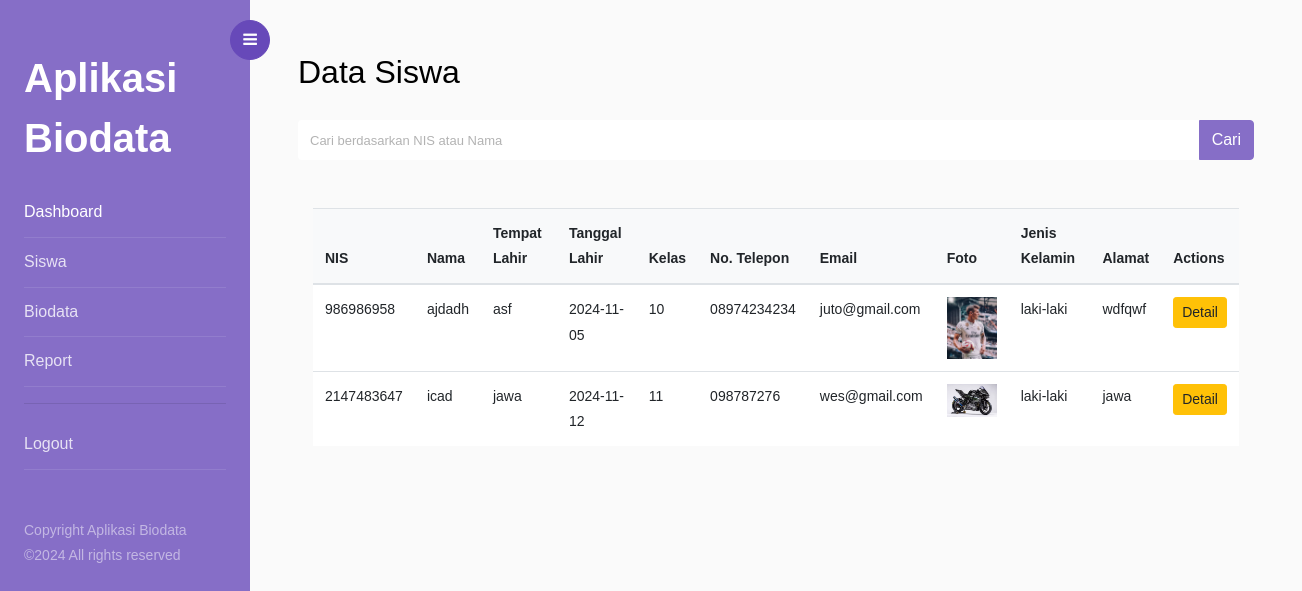
The app's page /report.php (signed in) with its own data.
### tables this page shows
CREATE TABLE `siswa` (
  `id_siswa` int(11) NOT NULL,
  `NIS` int(12) DEFAULT NULL,
  `nama` varchar(30) DEFAULT NULL,
  `kelas` varchar(30) DEFAULT NULL,
  `no_telp` varchar(13) DEFAULT NULL,
  `email` varchar(30) DEFAULT NULL,
  `jenis_kelamin` enum('laki-laki','perempuan') DEFAULT NULL,
  `alamat` text DEFAULT NULL,
  `foto` varchar(255) DEFAULT NULL,
  `tempat_lahir` varchar(255) DEFAULT NULL,
  `tanggal_lahir` date DEFAULT NULL
);

### report.php (the view, shortened to what this page needs)
<?php
include "koneksi.php";
?>
<!doctype html>
<html lang="en">
<head>
    <link rel="stylesheet" href="https://stackpath.bootstrapcdn.com/font-awesome/4.7.0/css/font-awesome.min.css">
    <link rel="stylesheet" href="css/style.css">
</head>
<body>
    <div class="wrapper d-flex align-items-stretch">
        <?php include "sidebar.php"; ?>
        <div id="content" class="p-4 p-md-5 pt-5">
            <h2 class="mb-4">Data Siswa</h2>
            <form method="GET" action="" class="mb-4">
                <div class="input-group">
                    <input type="text" name="search" class="form-control" placeholder="Cari berdasarkan NIS atau Nama" value="<?php echo isset($_GET['search']) ? htmlspecialchars($_GET['search']) : ''; ?>">
                    <div class="input-group-append">
                        <button class="btn btn-primary" type="submit">Cari</button>
                    </div>
                </div>
            </form>
            <div class="container mt-5 mb-3">
                <table class="table align-middle mb-0 bg-white">
                    <thead class="bg-light">
                        <tr>
                            <th>NIS</th>
                            <th>Nama</th>
                            <th>Tempat Lahir</th>
                            <th>Tanggal Lahir</th>
                            <th>Kelas</th>
                            <th>No. Telepon</th>
                            <th>Email</th>
                            <th>Foto</th>
                            <th>Jenis Kelamin</th>
                            <th>Alamat</th>
                            <th>Actions</th>
                        </tr>
                    </thead>
                    <tbody>
                        <?php
                        $query = "SELECT * FROM siswa";
                        $result = mysqli_query($koneksi, $query);
                        if (mysqli_num_rows($result) > 0) {
                            while ($row = mysqli_fetch_assoc($result)) {
                                echo "<tr>";
                                echo "<td>" . htmlspecialchars($row['NIS']) . "</td>";
                                echo "<td>" . htmlspecialchars($row['nama']) . "</td>";
                                echo "<td>" . htmlspecialchars($row['tempat_lahir']) . "</td>";
                                echo "<td>" . htmlspecialchars($row['tanggal_lahir']) . "</td>";
                                echo "<td>" . htmlspecialchars($row['kelas']) . "</td>";
                                echo "<td>" . htmlspecialchars($row['no_telp']) . "</td>";
                                echo "<td>" . htmlspecialchars($row['email']) . "</td>";
                                echo "<td><img src='uploads/" . htmlspecialchars($row['foto']) . "' alt='Foto' width='50'></td>";
                                echo "<td>" . htmlspecialchars($row['jenis_kelamin']) . "</td>";
                                echo "<td>" . htmlspecialchars($row['alamat']) . "</td>";
                                echo "<td>
                                        <a href='report_detail.php?id_siswa=" . htmlspecialchars($row['id_siswa']) . "' class='btn btn-warning btn-sm btn-rounded'>Detail</a>
                                      </td>";
                                echo "</tr>";
                            }
                        } else {
                            echo "<tr><td colspan='11' class='text-center'>Tidak ada data</td></tr>";
                        }
                        ?>
                    </tbody>
                </table>
            </div>
        </div>
    </div>
</body>
</html>

### sidebar.php (shortened to what this page needs)
<nav id="sidebar">
				<div class="custom-menu">
					<button type="button" id="sidebarCollapse" class="btn btn-primary">
	          <i class="fa fa-bars"></i>
	        </button>
        </div>
				<div class="p-4 pt-5">
		  		<h1><a href="index.php" class="logo">Aplikasi Biodata</a></h1>
	        <ul class="list-unstyled components mb-5">
	          <li class="active">
	            <a href="index.php">Dashboard</a>
	          </li>
	          <li>
	              <a href="siswa.php">Siswa</a>
	          </li>
	          <li>
              <a href="biodata.php">Biodata</a>
	          </li>
	          <li>
              <a href="report.php">Report</a>
	          </li>
              <hr>
	          <li>
              <a href="logout.php">Logout</a>
	          </li>
	        </ul>
	        <div class="footer">
	        	<p>
						  Copyright Aplikasi Biodata &copy;<script>document.write(new Date().getFullYear());</script> All rights reserved <i class="icon-heart" aria-hidden="true"></i><a href="https://colorlib.com" target="_blank"></a>
						  </p>
	        </div>
	      </div>
    	</nav>

### records on screen
siswa: NIS "986986958", nama "ajdadh", tempat_lahir "asf", tanggal_lahir "2024-11-05", kelas "10", no_telp "08974234234", email "juto@gmail.com", foto (picture), jenis_kelamin "laki-laki", alamat "wdfqwf"
siswa: NIS "2147483647", nama "icad", tempat_lahir "jawa", tanggal_lahir "2024-11-12", kelas "11", no_telp "098787276", email "wes@gmail.com", foto (picture), jenis_kelamin "laki-laki", alamat "jawa"
